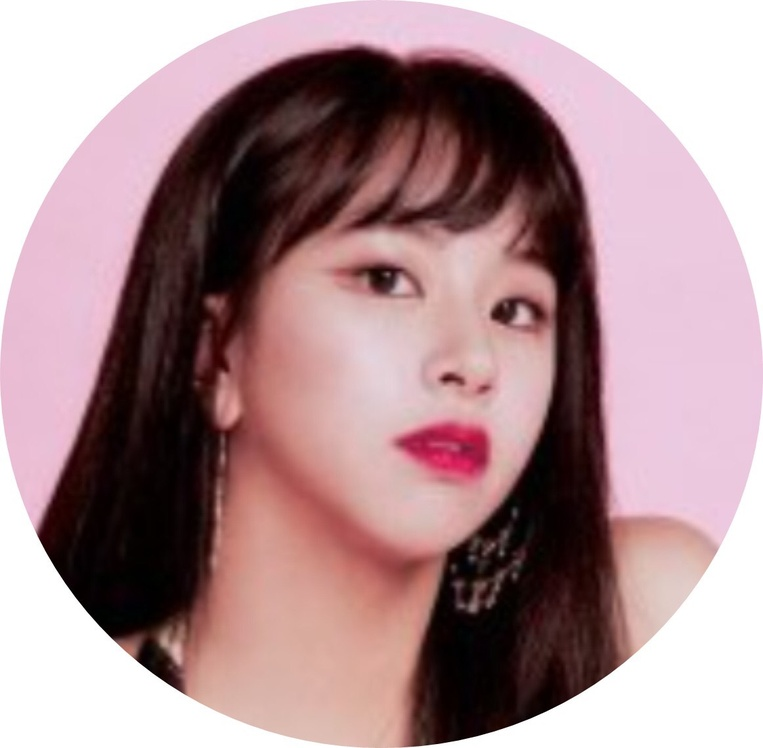
#> input picture App_side/face_rec/data/User.1.1.jpg, 763 x 748 px, shrunk from 1162 x 1139 before the run; its folder holds 4 pictures in this run
$ python face_train.py
#> lines starting #> are read from the running program, lines starting #| are printed output that depends on the picture
import os
import cv2
import numpy as np
from PIL import Image
#匯入pillow庫，用於處理影象
#設定之前收集好的資料檔案路徑
path = 'data'

#初始化識別的方法
recog = cv2.face.LBPHFaceRecognizer_create()

#呼叫熟悉的人臉分類器
detector = cv2.CascadeClassifier('haarcascade_frontalface_default.xml')

#建立一個函數，用於從資料集資料夾中獲取訓練圖片,並獲取id
#注意圖片的命名格式為User.id.sampleNum
def get_images_and_labels(path):
#> called with path = 'data'
    image_paths = [os.path.join(path,f) for f in os.listdir(path)]
    #新建連個list用於存放
    face_samples = []
    ids = []

    #遍歷圖片路徑，匯入圖片和id新增到list中
    for image_path in image_paths:

        #通過圖片路徑將其轉換為灰度圖片
        img = Image.open(image_path).convert('L')
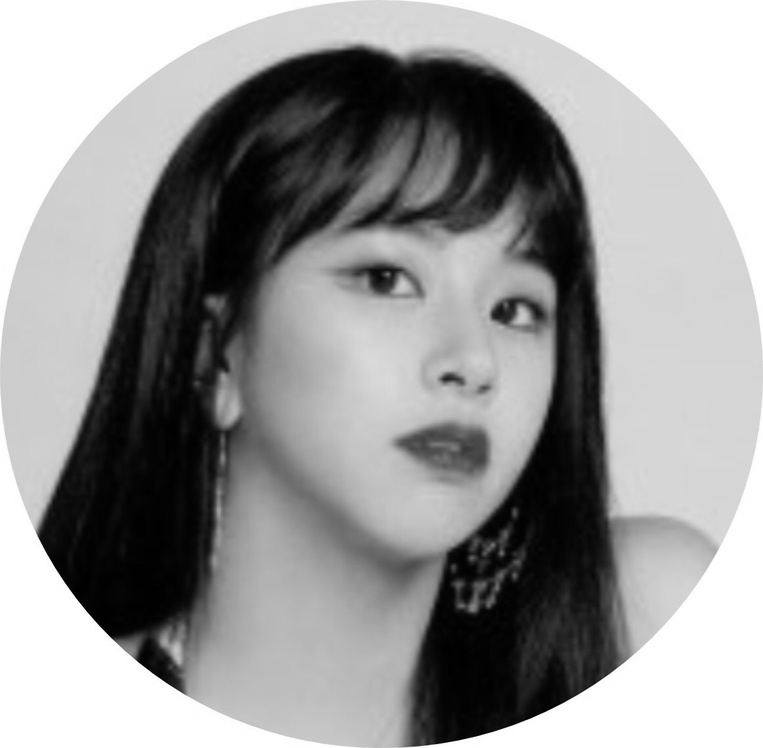
#> img: PIL image 763x748 L; min 0, max 255, mean 150.2

        #將圖片轉化為陣列
        img_np = np.array(img,'uint8')

        if os.path.split(image_path)[-1].split(".")[-1] != 'jpg':
            continue

        #為了獲取id，將圖片和路徑分裂並獲取
        id = int(os.path.split(image_path)[-1].split(".")[1])
        faces = detector.detectMultiScale(img_np)
#> faces = [[272, 170, 345, 345]]

        #將獲取的圖片和id新增到list中
        for(x,y,w,h) in faces:
            face_samples.append(img_np[y:y+h,x:x+w])
            ids.append(id)
#> this loop made 1 pass
#> after the loop, face_samples = 1 item; ids = [1]
#> pass 2 of the loop in get_images_and_labels, `for image_path in image_paths:`:
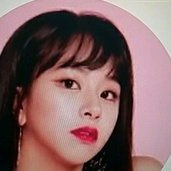
#> input picture App_side/face_rec/data/User.1.2.jpg, 171 x 171 px, shrunk from 260 x 260 before the run
#> in get_images_and_labels, `img = Image.open(image_path).convert('L')`:
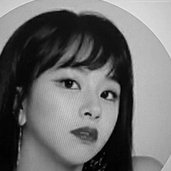
#> img: PIL image 171x171 L; min 0, max 232, mean 108.9
#> faces = [[30, 48, 111, 111]]
#> the loop in get_images_and_labels, `for(x,y,w,h) in faces:` made 1 pass
#> after the loop in get_images_and_labels, `for(x,y,w,h) in faces:`: face_samples = 2 items; ids = [1, 1]
#> pass 3 of the loop in get_images_and_labels, `for image_path in image_paths:`:
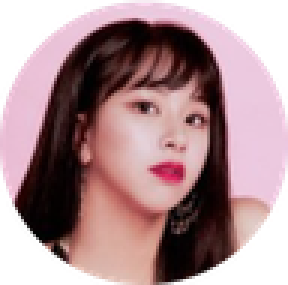
#> input picture App_side/face_rec/data/User.1.3.png, 96 x 95 px, shrunk from 146 x 144 before the run (shown 3 times larger)
#> in get_images_and_labels, `img = Image.open(image_path).convert('L')`:
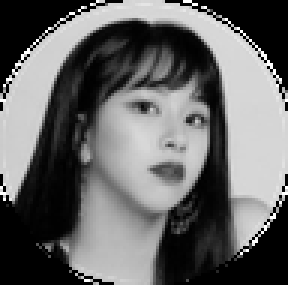
#> img: PIL image 96x95 L (shown 3 times larger); min 0, max 255, mean 101.7
#> the loop made 4 passes; the first 3 are shown
    return face_samples,ids

#呼叫函數並將資料餵給識別器訓練
print('Training...')
faces,ids = get_images_and_labels(path)
#訓練模型
recog.train(faces,np.array(ids))
#儲存模型
recog.save('trainner/trainner.yml')
